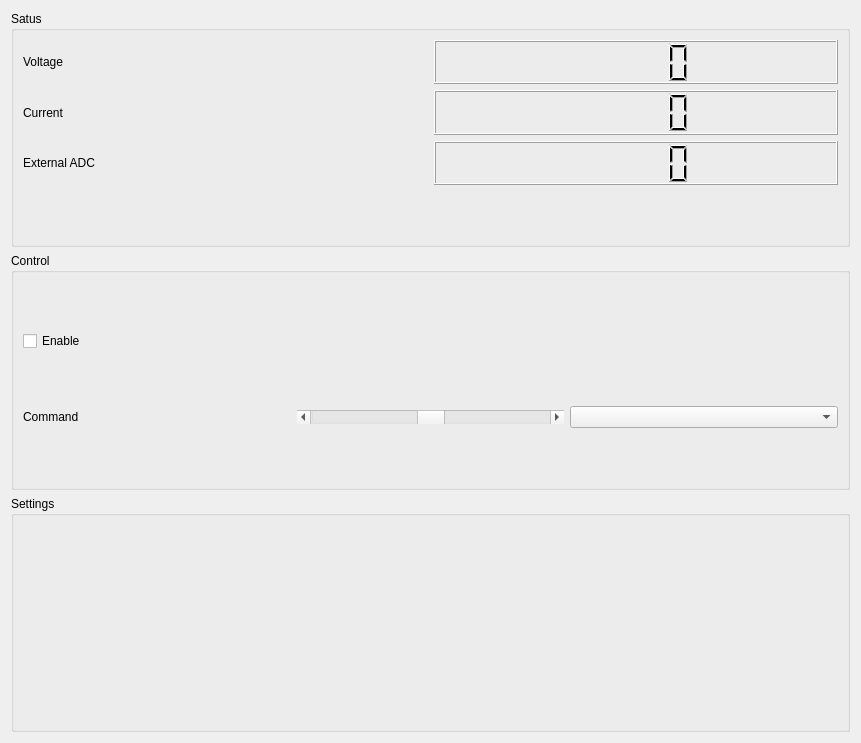
<?xml version="1.0" encoding="UTF-8"?>
<ui version="4.0">
 <class>JointControlWidget</class>
 <widget class="QWidget" name="JointControlWidget">
  <property name="geometry">
   <rect>
    <x>0</x>
    <y>0</y>
    <width>861</width>
    <height>743</height>
   </rect>
  </property>
  <property name="windowTitle">
   <string>Form</string>
  </property>
  <layout class="QVBoxLayout" name="verticalLayout">
   <item>
    <widget class="QGroupBox" name="groupBox">
     <property name="title">
      <string>Satus</string>
     </property>
     <layout class="QGridLayout" name="gridLayout">
      <item row="1" column="2">
       <widget class="QLabel" name="label">
        <property name="text">
         <string>Voltage</string>
        </property>
       </widget>
      </item>
      <item row="1" column="3">
       <widget class="QLCDNumber" name="voltageDisplay"/>
      </item>
      <item row="3" column="3">
       <widget class="QLCDNumber" name="externalADCDisplay"/>
      </item>
      <item row="3" column="2">
       <widget class="QLabel" name="label_3">
        <property name="text">
         <string>External ADC</string>
        </property>
       </widget>
      </item>
      <item row="2" column="2">
       <widget class="QLabel" name="label_2">
        <property name="text">
         <string>Current</string>
        </property>
       </widget>
      </item>
      <item row="2" column="3">
       <widget class="QLCDNumber" name="currentDisplay"/>
      </item>
      <item row="4" column="2" colspan="2">
       <layout class="QHBoxLayout" name="horizontalLayout">
        <item>
         <spacer name="horizontalSpacer">
          <property name="orientation">
           <enum>Qt::Horizontal</enum>
          </property>
          <property name="sizeHint" stdset="0">
           <size>
            <width>40</width>
            <height>20</height>
           </size>
          </property>
         </spacer>
        </item>
        <item>
         <widget class="QLabel" name="enableIcon">
          <property name="enabled">
           <bool>true</bool>
          </property>
          <property name="text">
           <string/>
          </property>
          <property name="pixmap">
           <pixmap resource="../resources/resources.qrc">:/icons/circle-check.svg</pixmap>
          </property>
         </widget>
        </item>
        <item>
         <widget class="QLabel" name="errorIcon">
          <property name="enabled">
           <bool>true</bool>
          </property>
          <property name="text">
           <string/>
          </property>
          <property name="pixmap">
           <pixmap resource="../resources/resources.qrc">:/icons/exclamation-circle.svg</pixmap>
          </property>
         </widget>
        </item>
        <item>
         <widget class="QLabel" name="movingIcon">
          <property name="enabled">
           <bool>true</bool>
          </property>
          <property name="text">
           <string/>
          </property>
          <property name="pixmap">
           <pixmap resource="../resources/resources.qrc">:/icons/run.svg</pixmap>
          </property>
         </widget>
        </item>
        <item>
         <widget class="QLabel" name="calibratedIcon">
          <property name="enabled">
           <bool>true</bool>
          </property>
          <property name="text">
           <string/>
          </property>
          <property name="pixmap">
           <pixmap resource="../resources/resources.qrc">:/icons/current-location-off.svg</pixmap>
          </property>
         </widget>
        </item>
        <item>
         <widget class="QLabel" name="calibratingIcon">
          <property name="enabled">
           <bool>true</bool>
          </property>
          <property name="text">
           <string/>
          </property>
          <property name="pixmap">
           <pixmap resource="../resources/resources.qrc">:/icons/direction-arrows.svg</pixmap>
          </property>
         </widget>
        </item>
        <item>
         <widget class="QLabel" name="dirctionIcon">
          <property name="enabled">
           <bool>true</bool>
          </property>
          <property name="text">
           <string/>
          </property>
          <property name="pixmap">
           <pixmap resource="../resources/resources.qrc">:/icons/rotate-clockwise.svg</pixmap>
          </property>
         </widget>
        </item>
       </layout>
      </item>
     </layout>
    </widget>
   </item>
   <item>
    <widget class="QGroupBox" name="groupBox_2">
     <property name="title">
      <string>Control</string>
     </property>
     <layout class="QGridLayout" name="gridLayout_2">
      <item row="1" column="2">
       <widget class="QComboBox" name="commandModeSelector"/>
      </item>
      <item row="0" column="0">
       <widget class="QCheckBox" name="enableCheckbox">
        <property name="text">
         <string>Enable</string>
        </property>
       </widget>
      </item>
      <item row="1" column="0">
       <widget class="QLabel" name="label_4">
        <property name="text">
         <string>Command</string>
        </property>
       </widget>
      </item>
      <item row="1" column="1">
       <widget class="QScrollBar" name="commandValueSlider">
        <property name="minimum">
         <number>-100</number>
        </property>
        <property name="maximum">
         <number>100</number>
        </property>
        <property name="tracking">
         <bool>true</bool>
        </property>
        <property name="orientation">
         <enum>Qt::Horizontal</enum>
        </property>
        <property name="invertedAppearance">
         <bool>false</bool>
        </property>
        <property name="invertedControls">
         <bool>false</bool>
        </property>
       </widget>
      </item>
     </layout>
    </widget>
   </item>
   <item>
    <widget class="QGroupBox" name="groupBox_3">
     <property name="title">
      <string>Settings</string>
     </property>
    </widget>
   </item>
  </layout>
 </widget>
 <resources>
  <include location="../resources/resources.qrc"/>
  <include location="../../../../../.designer/resources/resources.qrc"/>
 </resources>
 <connections/>
</ui>
